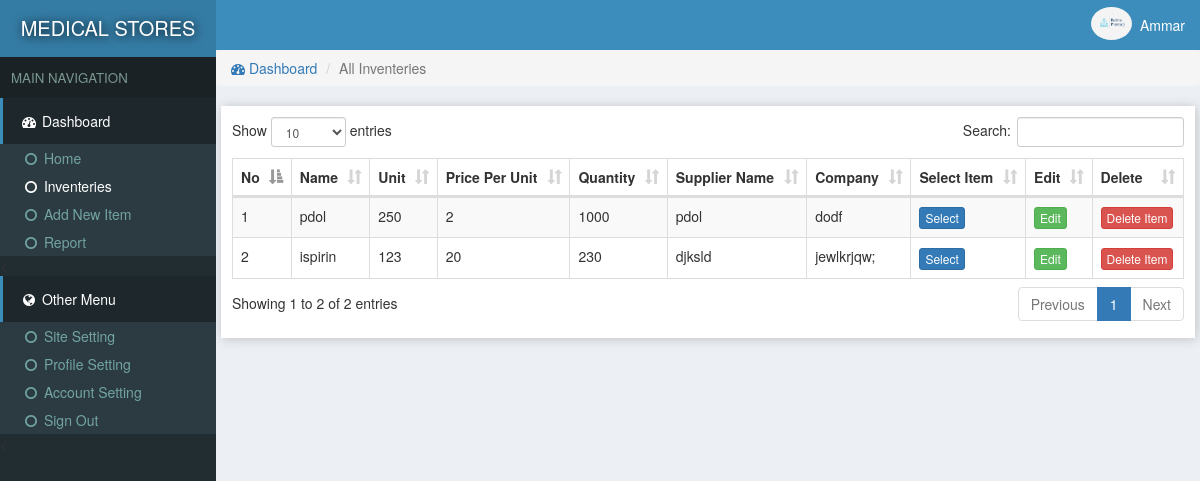
The page /medical/inventeries.php (signed in) on the database its author committed.
### tables this page shows
CREATE TABLE `site` (
  `id` int(11) NOT NULL,
  `title` varchar(222) NOT NULL,
  `name` varchar(222) NOT NULL
);

CREATE TABLE `users` (
  `id` int(11) NOT NULL,
  `email` varchar(222) NOT NULL,
  `password` varchar(222) NOT NULL,
  `name` varchar(222) NOT NULL,
  `pic` varchar(222) NOT NULL,
  `number` varchar(222) NOT NULL,
  `date` timestamp NOT NULL DEFAULT current_timestamp()
);

CREATE TABLE `inventeries` (
  `id` int(11) NOT NULL,
  `catId` int(11) NOT NULL,
  `supplier` varchar(222) NOT NULL,
  `name` text NOT NULL,
  `unit` text NOT NULL,
  `price` text NOT NULL,
  `quantity` int(11) NOT NULL,
  `pic` text NOT NULL,
  `description` text NOT NULL,
  `company` varchar(111) NOT NULL,
  `date` timestamp NOT NULL DEFAULT current_timestamp()
);

### medical/assets/function.php (called while the page is built, shortened)
<?php
function siteName()
{
	global $con;
	$array = $con->query("select * from site where id='1'");
	$row = $array->fetch_assoc();
	return $row['name'];
}
 ?>

### medical/assets/db.php (called while the page is built, shortened)
<?php
    $con = new mysqli('localhost','root','','store');
    $array = $con->query("select * from users where id ='$_SESSION[userId]'");
    $user = $array->fetch_assoc();
?>

### medical/inventeries.php (the view, shortened to what this page needs)
<?php require "assets/function.php" ?>
<?php require 'assets/db.php';?>
<!DOCTYPE html>
<html>
<head>
<link rel="stylesheet" href="js/datatables.net-bs/css/dataTables.bootstrap.min.css">
  <?php require "assets/autoloader.php" ?>
</head>
<body style="background: #ECF0F5;padding:0;margin:0">
<div class="dashboard" style="position: fixed;width: 18%;height: 100%;background:#222D32">
  <div style="background:#357CA5;padding: 14px 3px;color:white;font-size: 15pt;text-align: center;text-shadow: 1px 1px 11px black">
    <a href="index.php" style="color: white;text-decoration: none;"><?php echo strtoupper(siteName()); ?> </a>
  </div>
  <div style="background: #1A2226;font-size: 10pt;padding: 11px;color: #79978F">MAIN NAVIGATION</div>
  <div>
    <div style="background:#1E282C;color: white;padding: 13px 17px;border-left: 3px solid #3C8DBC;"><span><i class="fa fa-dashboard fa-fw"></i> Dashboard</span></div>
    <div class="item">
      <ul class="nostyle zero">
        <a href="index.php"><li ><i class="fa fa-circle-o fa-fw"></i> Home</li></a>
        <a href="inventeries.php"><li style="color: white"><i class="fa fa-circle-o fa-fw"></i> Inventeries</li></a>
       <a href="addnew.php"><li><i class="fa fa-circle-o fa-fw"></i> Add New Item</li></a>
        <a href="reports.php"><li><i class="fa fa-circle-o fa-fw"></i> Report</li></a>
      </ul><
    </div>
  </div>
  <div style="background:#1E282C;color: white;padding: 13px 17px;border-left: 3px solid #3C8DBC;"><span><i class="fa fa-globe fa-fw"></i> Other Menu</span></div>
  <div class="item">
      <ul class="nostyle zero">
        <a href="sitesetting.php"><li><i class="fa fa-circle-o fa-fw"></i> Site Setting</li></a>
       <a href="profile.php"><li><i class="fa fa-circle-o fa-fw"></i> Profile Setting</li></a>
        <a href="accountSetting.php"><li><i class="fa fa-circle-o fa-fw"></i> Account Setting</li></a>
        <a href="logout.php"><li><i class="fa fa-circle-o fa-fw"></i> Sign Out</li></a>
      </ul><
    </div>
</div>
<div class="marginLeft" >
  <div style="color:white;background:#3C8DBC" >
    <div class="pull-right flex rightAccount" style="padding-right: 11px;padding: 7px;">
      <div><img src="photo/<?php echo $user['pic'] ?>" style='width: 41px;height: 33px;' class='img-circle'></div>
      <div style="padding: 8px"><?php echo ucfirst($user['name']) ?></div>
    </div>
  </div>
<?php
if (isset($_GET['catId']))
{
  $catId = $_GET['catId'];
  $array = $con->query("select * from categories where id='$catId'");
  $catArray =$array->fetch_assoc();
  $catName = $catArray['name'];
  $stockArray = $con->query("select * from inventeries where catId='$catArray[id]'");
}
else
{
  $catName = "All Inventeries";
  $stockArray = $con->query("select * from inventeries");
}
 ?>
  <div class="content">
   <ol class="breadcrumb ">
        <li><a href="index.php"><i class="fa fa-dashboard"></i> Dashboard</a></li>
        <li class="active"><?php echo $catName ?></li>
    </ol>
  <div class="tableBox" >
    <table id="dataTable" class="table table-bordered table-striped">
      <thead>
        <th>No</th>
        <th>Name</th>
        <th>Unit</th>
        <th>Price Per Unit</th>
        <th>Quantity</th>
        <th>Supplier Name</th>
        <th>Company</th>
        <th>Select Item</th>
        <th>Edit</th>
        <th>Delete</th>
      </thead>
     <tbody>
      <?php $i=0;
        while ($row = $stockArray->fetch_assoc())
        {
          $i=$i+1;
          $id = $row['id'];
        ?>
          <tr>
            <td><?php echo $i; ?></td>
            <td><?php echo $row['name']; ?></td>
            <td><?php echo $row['unit']; ?></td>
            <td><?php echo $row['price']; ?></td>
            <td><?php echo $row['quantity']; ?></td>
            <td><?php echo $row['supplier']; ?></td>
            <td><?php echo $row['company']; ?></td>
            <?php
            if (!empty($_SESSION['bill']))
            {
            foreach ($_SESSION['bill'] as $key => $value)
            {
              if (in_array($row['id'], $_SESSION['bill'][$key]))
              {
                echo "<td>Selected</td>"; break;
              }
               else
               {
              ?>
                         <?php if($row['quantity']>0){?>
              <td id='selection<?php echo $i; ?>'><button class="btn btn-primary btn-xs" onclick="addInBill('<?php echo $id ?>','<?php echo $i; ?>')">Select</button></td>
              <?php } else { ?>
                <td id='selection<?php echo $i; ?>'><button class="btn btn-primary btn-xs" onclick="addInBill('<?php echo $id ?>','<?php echo $i; ?>')" disabled>Select</button></td>
              <?php  } ?>
              <?php break;} }
            }
              else
                {?>
              <?php if($row['quantity']>0){?>
              <td id='selection<?php echo $i; ?>'><button class="btn btn-primary btn-xs" onclick="addInBill('<?php echo $id ?>','<?php echo $i; ?>')">Select</button></td>
              <?php } else { ?>
                <td id='selection<?php echo $i; ?>'><button class="btn btn-primary btn-xs" onclick="addInBill('<?php echo $id ?>','<?php echo $i; ?>')" disabled>Select</button></td>
              <?php  }} ?>
              <td colspan="center"><a href="addnew.php?item=<?php echo $row['id'] ?>"><button class='btn btn-success btn-xs'>Edit</button></a></td>
              <td colspan="center"><a href="delete.php?item=<?php echo $row['id'] ?>&url=<?php echo $_SERVER['QUERY_STRING']
              ?>"><button class='btn btn-danger btn-xs'>Delete Item</button></a></td>
          </tr>
      <?php
        }
       ?>
     </tbody>
    </table>
  </div>
  </div>
</div>
</body>
</html>

### rows shown on the page
site: name "MEDICAL STORES"
users: pic (picture), name "Ammar"
inventeries: name "pdol", unit "250", price "2", quantity "1000", supplier "pdol", company "dodf"
inventeries: name "ispirin", unit "123", price "20", quantity "230", supplier "djksld", company "jewlkrjqw;"

### other values the page prints
$catName "All Inventeries"
